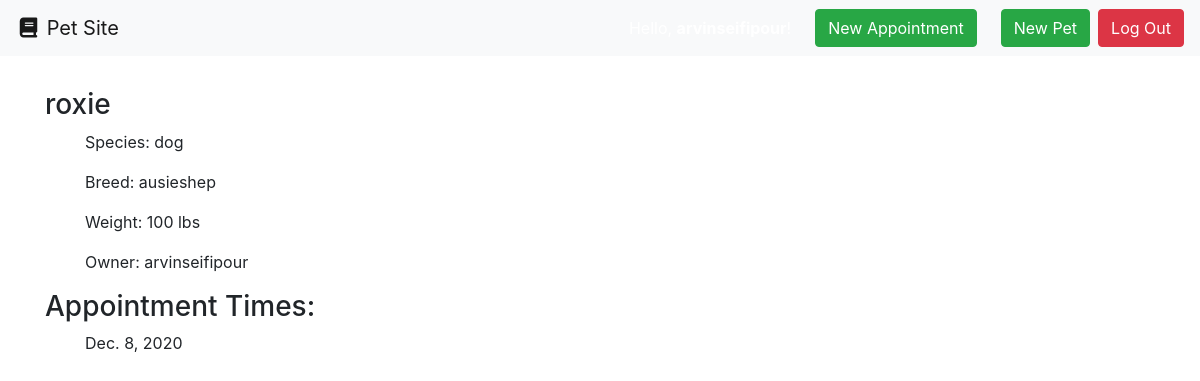
/one_pet/1 (signed in), run on the app's committed database.
### pets/models.py (models this page shows, shortened)
class Pet(models.Model):
    pet_name = models.CharField(max_length=50)
    species = models.CharField(max_length=50)
    breed = models.CharField(max_length=50)
    weight_in_pounds = models.IntegerField(null=True)
    Owner = models.ForeignKey(
        settings.AUTH_USER_MODEL,
        on_delete=models.CASCADE,
    )

class Appointment(models.Model):
    date_of_appointment = models.DateField(blank=True, null=True)
    duration_minutes = models.IntegerField(null=True)
    special_instructions = models.CharField(max_length=100)
    pet = models.ForeignKey(Pet, on_delete=models.CASCADE)

### pets/views.py (the view)
# urls.py: path('one_pet/<int:pet_id>', views.one_pet, name="pet"),
def one_pet(request, pet_id):
    context = {
    'pet': Pet.objects.get(id=pet_id),
    'appointments' : Appointment.objects.filter(pet=pet_id).order_by('date_of_appointment')
    }
    return render(request, 'one_pet.html', context)

### pets/templates/one_pet.html
{% extends "base.html" %}
{% block content %}
{% if request.user.is_authenticated %}
  <h3>{{pet.pet_name}}</h3>
  <ul>
      <p>Species: {{pet.species}}</p>
      <p>Breed: {{pet.breed}}</p>
      <p>Weight: {{pet.weight_in_pounds}} lbs</p>
      <p>Owner: {{pet.Owner}}</p>
  </ul>
  <h3>Appointment Times: </h3>
  {% for appointment in appointments %}
      <ul>
          <p>{{appointment.date_of_appointment}}</p>
      </ul>
  {% endfor %}
{% else %}
Please log in to view the rest of the pet site.
{% endif %}
{% endblock %}

### data on the page
Pet: pet_name "roxie", species "dog", breed "ausieshep", weight_in_pounds "100", Owner "arvinseifipour"
Appointment: date_of_appointment "Dec. 8, 2020"
